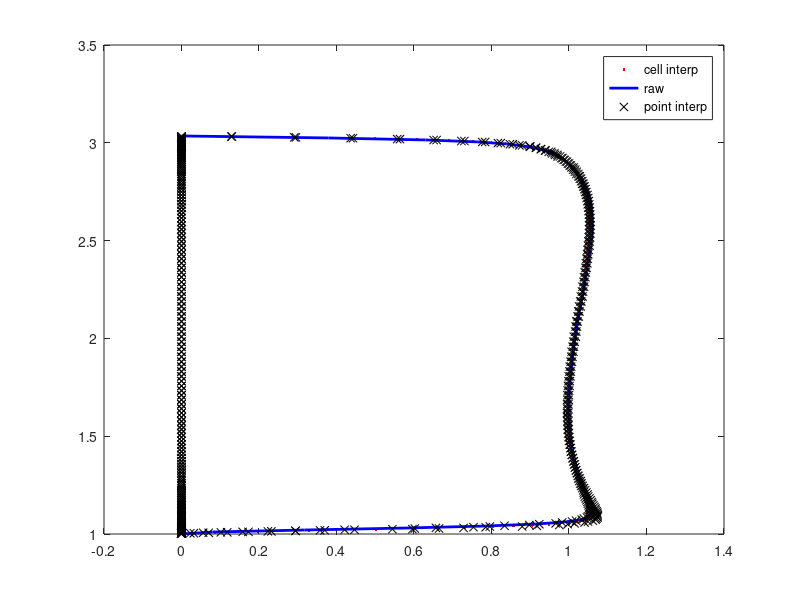

This chart was generated by the following MATLAB code:
clc; clear; close all;
load inletProfiles.mat;
plot(2.*inletProfile(:,1), inletProfile(:,2), 'r.');
hold on;
plot(d(:,2), d(:,1), 'b-','linewidth', 2); % profile data raw
plot(inletProfilePoint(:,1), inletProfilePoint(:,3), 'kx')
hold off; 
legend('cell interp', 'raw', 'point interp')
